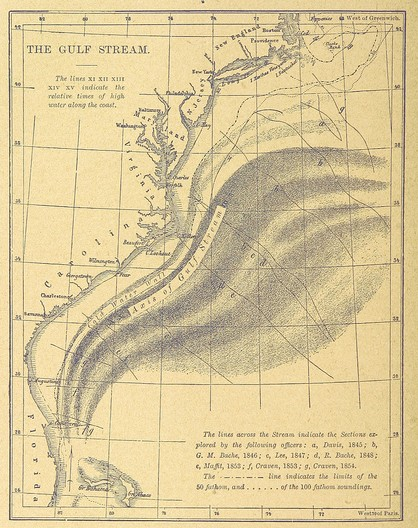
#> input picture image_cropped.jpg, 418 x 528 px
$ python feature_finding.py   (Python 2 division)   (older library calls are emulated)
#> lines starting #> are read from the running program, lines starting #| are printed output that depends on the picture; after the words box and inside, x2 and y2 are one past the last pixel; in counts of white or black regions, pixels touching at a corner belong together
__author__ = 'ubuntu'


import cv2
import numpy as np

filename = './image_cropped.jpg'
img = cv2.imread(filename)
#> img is the input picture: shape (528, 418, 3); mean B, G, R 153.8, 199.6, 217.7

gray = cv2.cvtColor(img,cv2.COLOR_BGR2GRAY)
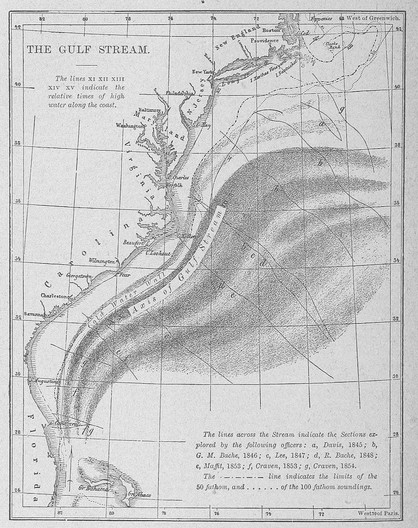
#> gray: shape (528, 418); min 54, max 251, mean 199.8

gray = np.float32(gray)
dst = cv2.cornerHarris(gray,2,3,0.04)
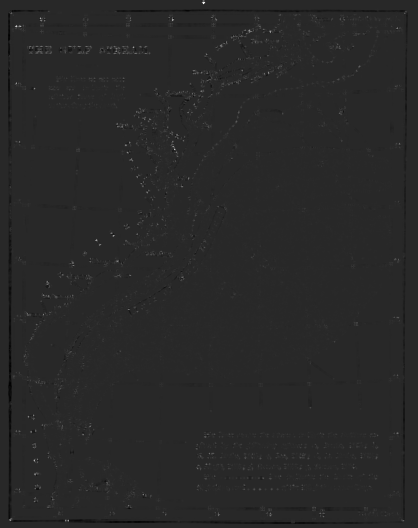
#> dst: shape (528, 418) float32; min -8825301, max 46316624, mean 36555.5; drawn with min black and max white

#result is dilated for marking the corners, not important
dst = cv2.dilate(dst,None)

# Threshold for an optimal value, it may vary depending on the image.
img[dst>0.01*dst.max()]=[0,0,255]
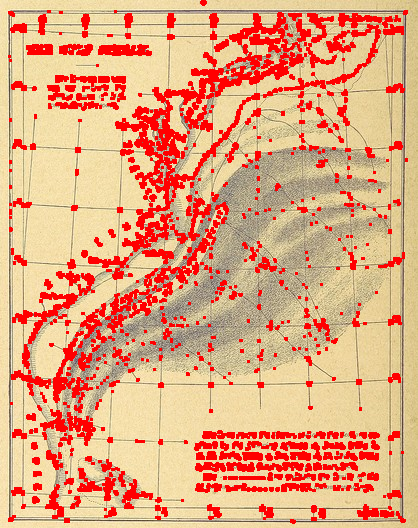
#> img: shape (528, 418, 3); 17.91% of pixels changed, all inside (x1, y1, x2, y2) = (8, 0, 408, 524)


# Adds "good features to track" dots
corners = cv2.goodFeaturesToTrack(gray,250,0.01,10)
#> corners = 250 rows, first 8: [203, 2], [249, 30], [19, 25], [172, 19], [36, 459], [220, 45], [176, 134], [30, 52]
corners = np.int32(corners)
#> corners = contour of 250 points, box (x1, y1, x2, y2) (9, 2, 406, 521), area 65970
for i in corners:
    x,y = i.ravel()
    cv2.circle(img,(x,y),3,128,-1)
#> this loop made 250 passes
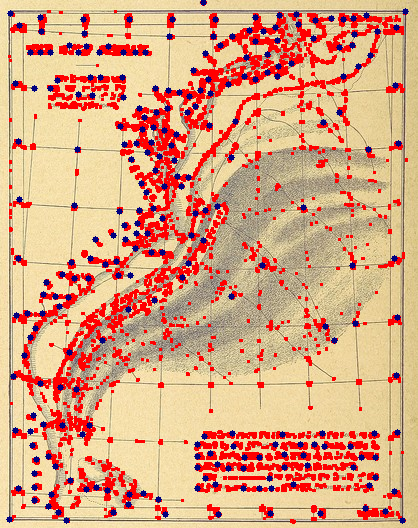
#> img: shape (528, 418, 3); 3.28% of pixels changed, all inside (x1, y1, x2, y2) = (6, 0, 409, 524)


#SIFT
#needed to change the depth of the grayscale image
height, width = gray.shape
#> height = 528; width = 418
blank_image = np.zeros((height, width, 3), np.uint8)
gray = cv2.convertScaleAbs(gray, blank_image, 1.0, 0.0)


img2 = cv2.imread(filename)


# then we try sift
sift = cv2.SIFT()
sift_key_points, sift_descriptors = sift.detectAndCompute(img2, None)
#> sift_key_points = 1065 keypoints; strongest (x, y, size): (249, 30, 1.9), (176, 136, 2.4), (202, 90, 1.9), (171, 133, 2)
sift_img=cv2.drawKeypoints(img2, sift_key_points, flags=cv2.DRAW_MATCHES_FLAGS_DRAW_RICH_KEYPOINTS)
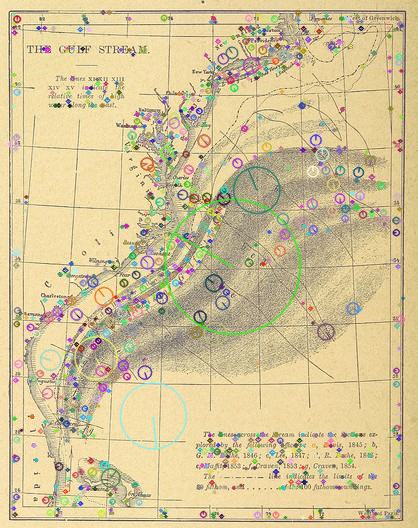
#> sift_img: shape (528, 418, 3); mean B, G, R 152.2, 195.7, 212


#SURF
#> (the run stopped early here; a loop or call above may not have finished)
